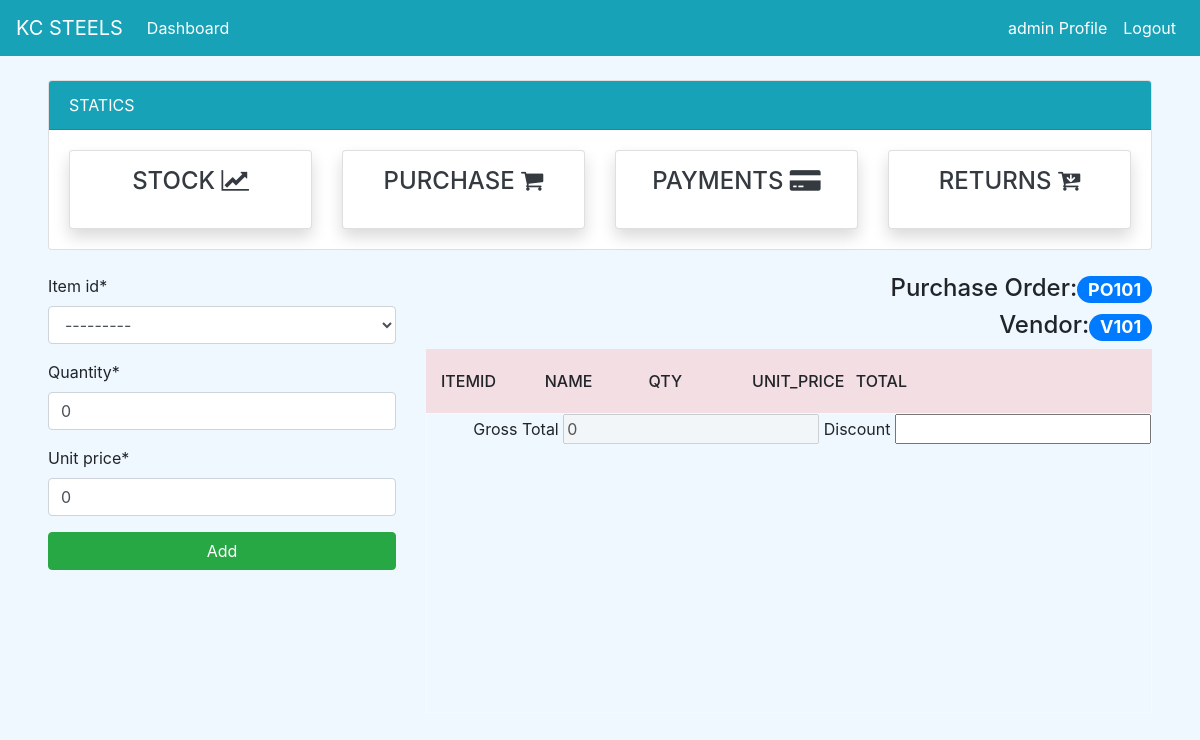
The page /purchase/add/PO101 (signed in) on the database as committed earlier.
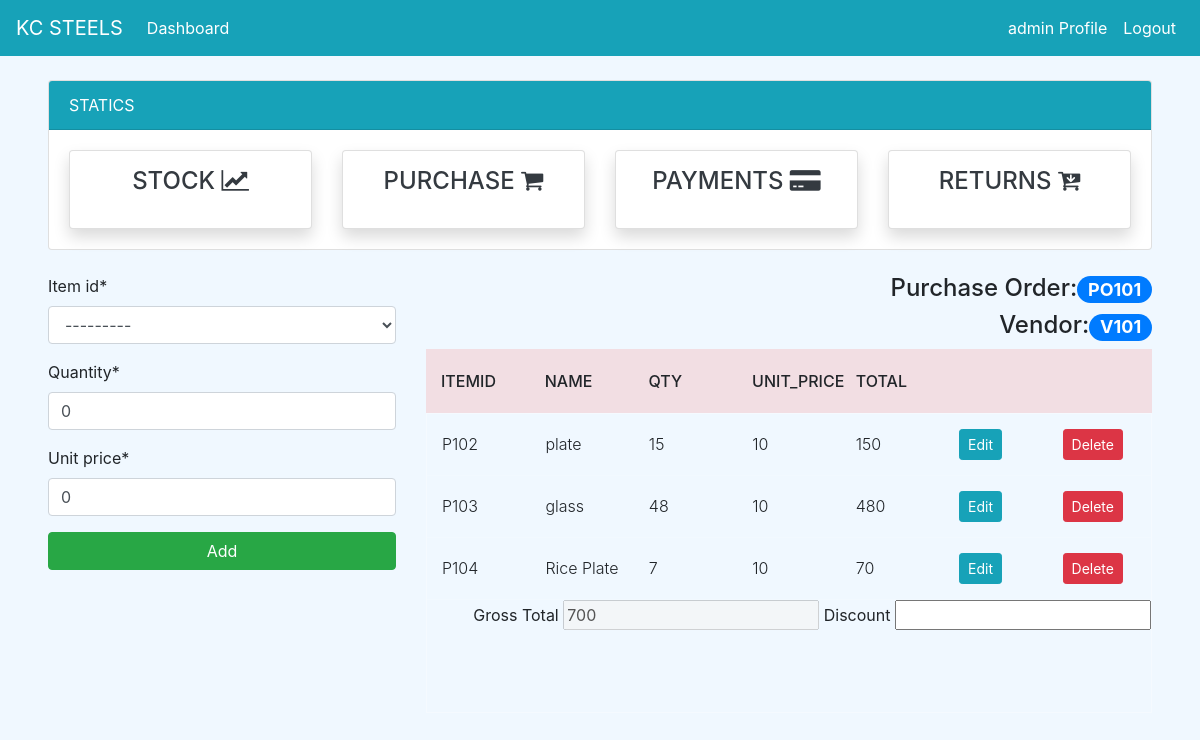
The same page on the database as committed later.
### dashboard/models.py (models this page shows, shortened)
class PurchaseOrder(models.Model):
    date = models.DateTimeField(auto_now_add=True)
    po_no = models.IntegerField(null=True)
    po_number = models.CharField(max_length=100, null=True, unique=True)
    vendor_id = models.ForeignKey(Vendor, on_delete=models.CASCADE,null=True)
    gross_amount = models.IntegerField(null=True)
    discount = models.IntegerField(null=True)
    net_amount = models.IntegerField(null=True)

class PurchasedItems(models.Model):
    po_number = models.ForeignKey(PurchaseOrder, on_delete=models.CASCADE,null=True)
    vendor_id = models.ForeignKey(Vendor, on_delete=models.CASCADE,null=True)
    item_id = models.ForeignKey(Item, on_delete=models.CASCADE,null=True)
    item_name = models.CharField(max_length=100, null=True)
    quantity = models.PositiveIntegerField(null=True, default=0)
    unit_price = models.PositiveIntegerField(null=True, default=0)
    total_amt = models.PositiveIntegerField(null=True)
    @property
    def item_name(self):
        return self.item_id.name

class Item(models.Model):
        item_no = models.IntegerField(null=True)
        item_id = models.CharField(max_length=10,null=True)
        name = models.CharField(max_length=100, null=True, blank=False)
        unit_price = models.PositiveBigIntegerField(null=True,blank=True)
        qty_available = models.PositiveIntegerField(null=True, default=0)
        qty_sold = models.PositiveIntegerField(null=True, default=0)
        status = models.BooleanField(default=False)
        def __str__(self):
            return self.item_id

### dashboard/views.py (the view)
# urls.py: path('purchase/add/<po_number>',views.purchase_add,name='purchase_add'),
@login_required
def purchase_add(request, po_number):
    vendors = Vendor.objects.all()
    items = Item.objects.all()
    purchase_orders = PurchaseOrder.objects.all()
    current_po_number = purchase_orders.values('po_number').filter(po_number=po_number)[0]['po_number']
    current_vendor_id = purchase_orders.values('vendor_id').filter(po_number=po_number)[0]['vendor_id']
    current_vendor_id1 = vendors.values('vendor_id').filter(id=current_vendor_id)[0]['vendor_id']
    purchase_orders = PurchaseOrder.objects.all()
    purchased_items = PurchasedItems.objects.all()
    current_po_number_view = purchase_orders.values('id').filter(po_number=po_number)[0]['id']
    purchase_order_individals = PurchasedItems.objects.filter(po_number_id=current_po_number_view)
    total_amt = 0
    _id = PurchaseOrder.objects.get(po_number=po_number).id
    for each in PurchasedItems.objects.filter(po_number__id=_id):
        total_amt += each.total_amt
    if request.method == "POST":
        form = PurchasedItemForm(request.POST)
        i_id=request.POST['item_id']
        current_item_id = items.values('item_id').filter(id=i_id)[0]['item_id']
        qty=int(request.POST['quantity'])
        uprice=int(request.POST['unit_price'])
        if form.is_valid():
            PurchasedItems(po_number=purchase_orders.get(po_number=current_po_number),item_id=items.get(item_id=current_item_id),vendor_id=vendors.get(id=current_vendor_id),quantity=qty,unit_price=uprice).save()
            return redirect('purchase_add', po_number)
    else:
        form = PurchasedItemForm
    context = {
        'vendors': vendors,
        'items' : items,
        'purchased_items' : purchased_items,
        'form' : form,
        'purchase_orders':purchase_orders,
        'current_po_number' : current_po_number,
        'current_vendor_id1':current_vendor_id1,
        'purchase_order_individals':purchase_order_individals,
        'total_amt':  total_amt,
    }
    return render(request, 'purchase/purchase_add.html',context)

### templates/purchase/purchase_add.html (shortened to what this page needs)
{% extends 'partial/base.html' %}
{% load crispy_forms_tags %}
{% block content %}
{% include 'partial/topnav_staff.html'%}
<div class="mx-5">
	<div class="row my-4">
        <div class="col-md-4">
			<form method="post">
				{{form|crispy}}
				<input class="btn btn-success btn-block" data-backdrop="static" type="submit" value="Add">
			</form>
		</div>
		<div class="col-md-8">
      <div class="text-right">
        <h4>Purchase Order:<span class="badge badge-pill badge-primary">{{current_po_number}}</span></h4>
        <h4>Vendor:<span class="badge badge-pill badge-primary">{{current_vendor_id1}}</span></h4>
      </div>
			<div class="tbl-header">
				<table cellpadding="0" cellspacing="0" border="0">
				  <thead>
					<tr>
					  <th scope="col">ItemID</th>
					  <th scope="col">Name</th>
					  <th scope="col">Qty</th>
					  <th scope="col">Unit_Price</th>
					  <th scope="col">Total</th>
					  <th scope="col"></th>
					  <th scope="col"></th>
					</tr>
				  </thead>
				</table>
			  </div>
			  <div class="tbl-content">
				<table cellpadding="0" cellspacing="0" border="0">
				  <tbody>
					{% for purchase_order_individal in purchase_order_individals %}
					<tr>
					  <td>{{ purchase_order_individal.item_id }}</td>
					  <td>{{ purchase_order_individal.item_name }}</td>
					  <td>{{ purchase_order_individal.quantity }}</td>
					  <td>{{ purchase_order_individal.unit_price }}</td>
					  <td>{{ purchase_order_individal.total_amt }}</td>
					  <td scope="row"><a class="btn btn-info btn-sm" href="{% url 'purchaseditem_update' purchase_order_individal.id %}">Edit</a></td>
					  <td scope="row"><a class="btn btn-danger btn-sm" href="{% url 'purchaseditem_delete'  purchase_order_individal.id %}">Delete</a></td>
					</tr>
					{% endfor %}
				  </tbody>
				</table>
				<div class="text-right">
					<form method="POST">
            <label>Gross Total</label>
						<input type="text" name="g_amount" value="{{total_amt}}" disabled/>
            <label>Discount</label>
						<input type="text" name="discount" />
					</form>
				</div>
			  </div>
		</div>
	</div>
</div>
{% endblock %}

Rows that differ between the two databases and show on the page:
added PurchasedItems: item_id "P102", item_name "plate", quantity "15", unit_price "10", total_amt "150"
added PurchasedItems: item_id "P103", item_name "glass", quantity "48", unit_price "10", total_amt "480"
added PurchasedItems: item_id "P104", item_name "Rice Plate", quantity "7", unit_price "10", total_amt "70"
Other text that changed with them:
form field g_amount: "0" → "700"
